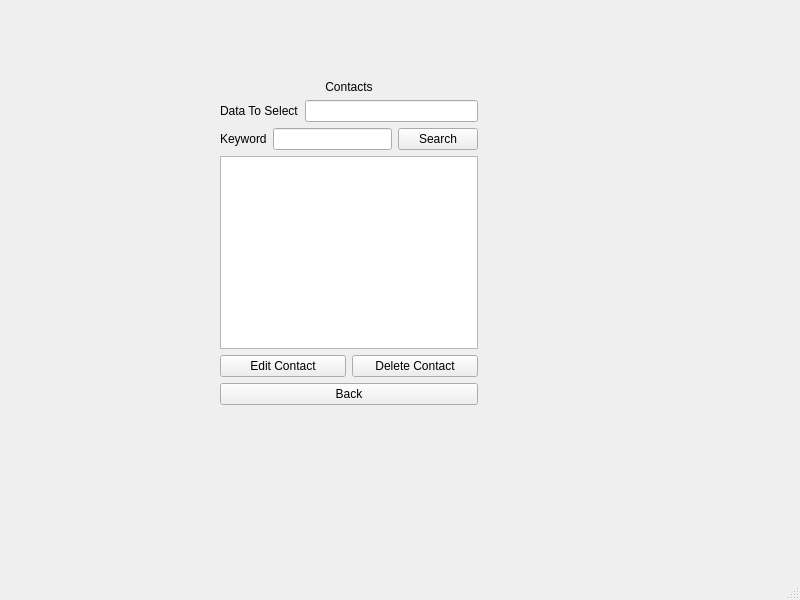
<?xml version="1.0" encoding="UTF-8"?>
<ui version="4.0">
 <class>ViewContacts</class>
 <widget class="QMainWindow" name="ViewContacts">
  <property name="geometry">
   <rect>
    <x>0</x>
    <y>0</y>
    <width>800</width>
    <height>600</height>
   </rect>
  </property>
  <property name="windowTitle">
   <string>MainWindow</string>
  </property>
  <widget class="QWidget" name="centralwidget">
   <widget class="QWidget" name="">
    <property name="geometry">
     <rect>
      <x>220</x>
      <y>80</y>
      <width>258</width>
      <height>325</height>
     </rect>
    </property>
    <layout class="QVBoxLayout" name="verticalLayout">
     <item>
      <widget class="QLabel" name="label">
       <property name="text">
        <string>Contacts</string>
       </property>
       <property name="alignment">
        <set>Qt::AlignCenter</set>
       </property>
      </widget>
     </item>
     <item>
      <layout class="QHBoxLayout" name="horizontalLayout_2">
       <item>
        <widget class="QLabel" name="label_2">
         <property name="text">
          <string>Data To Select</string>
         </property>
        </widget>
       </item>
       <item>
        <widget class="QLineEdit" name="lineEdit"/>
       </item>
      </layout>
     </item>
     <item>
      <layout class="QHBoxLayout" name="horizontalLayout">
       <item>
        <widget class="QLabel" name="label_3">
         <property name="text">
          <string>Keyword</string>
         </property>
        </widget>
       </item>
       <item>
        <widget class="QLineEdit" name="lineEdit_2"/>
       </item>
       <item>
        <widget class="QPushButton" name="pushButton_3">
         <property name="text">
          <string>Search</string>
         </property>
        </widget>
       </item>
      </layout>
     </item>
     <item>
      <widget class="QTableView" name="tableView"/>
     </item>
     <item>
      <layout class="QHBoxLayout" name="horizontalLayout_3">
       <item>
        <widget class="QPushButton" name="pushButton">
         <property name="text">
          <string>Edit Contact</string>
         </property>
        </widget>
       </item>
       <item>
        <widget class="QPushButton" name="pushButton_2">
         <property name="text">
          <string>Delete Contact</string>
         </property>
        </widget>
       </item>
      </layout>
     </item>
     <item>
      <widget class="QPushButton" name="pushButton_4">
       <property name="text">
        <string>Back</string>
       </property>
      </widget>
     </item>
    </layout>
   </widget>
  </widget>
  <widget class="QMenuBar" name="menubar">
   <property name="geometry">
    <rect>
     <x>0</x>
     <y>0</y>
     <width>800</width>
     <height>19</height>
    </rect>
   </property>
  </widget>
  <widget class="QStatusBar" name="statusbar"/>
 </widget>
 <resources/>
 <connections/>
</ui>
